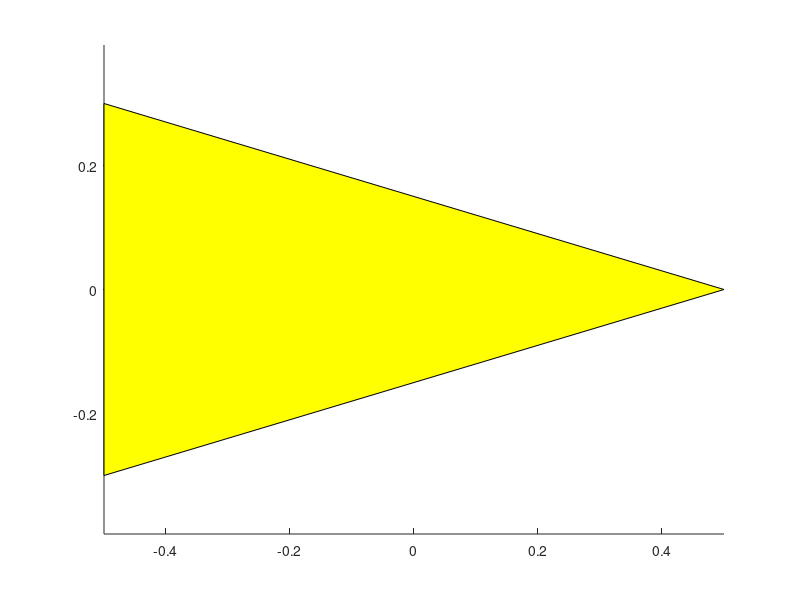

Write the MATLAB code that produced this figure. (Note: this script raises an error after producing the figure.)
x = [-0.5 0.5 -0.5];
y = [0.3 0 -0.3];

veh = [x;y];

fig=figure;
h = patch(veh(1,:),veh(2,:),'y')
axis equal
hold on 
%

xl = [7;7];
yl = [2;4];


%Posicao do veiculo
xV = 2.5;
yV = 4.5;
phiV = deg2rad(0);

%local maxima bin simulado
thetaS = deg2rad(95); %angulo do bin
pS = 7; %ditancia do bin - na leitura dividir por 10

% fig = figure
% plot(xV,yV)
% hold on
[xr,yr] = reta(thetaS,pS,2);
axis equal
plot(xr,yr)

drawnow;